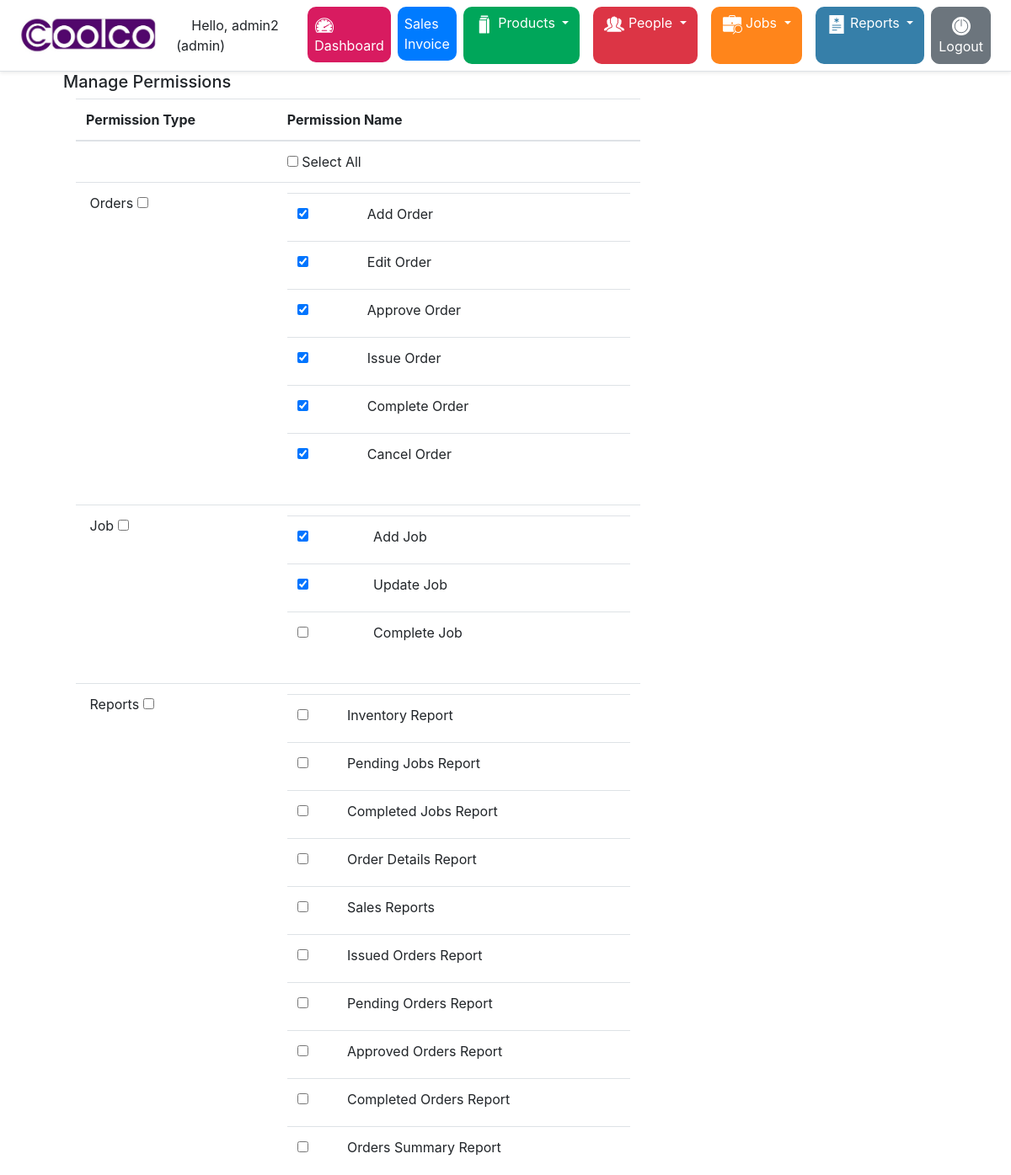
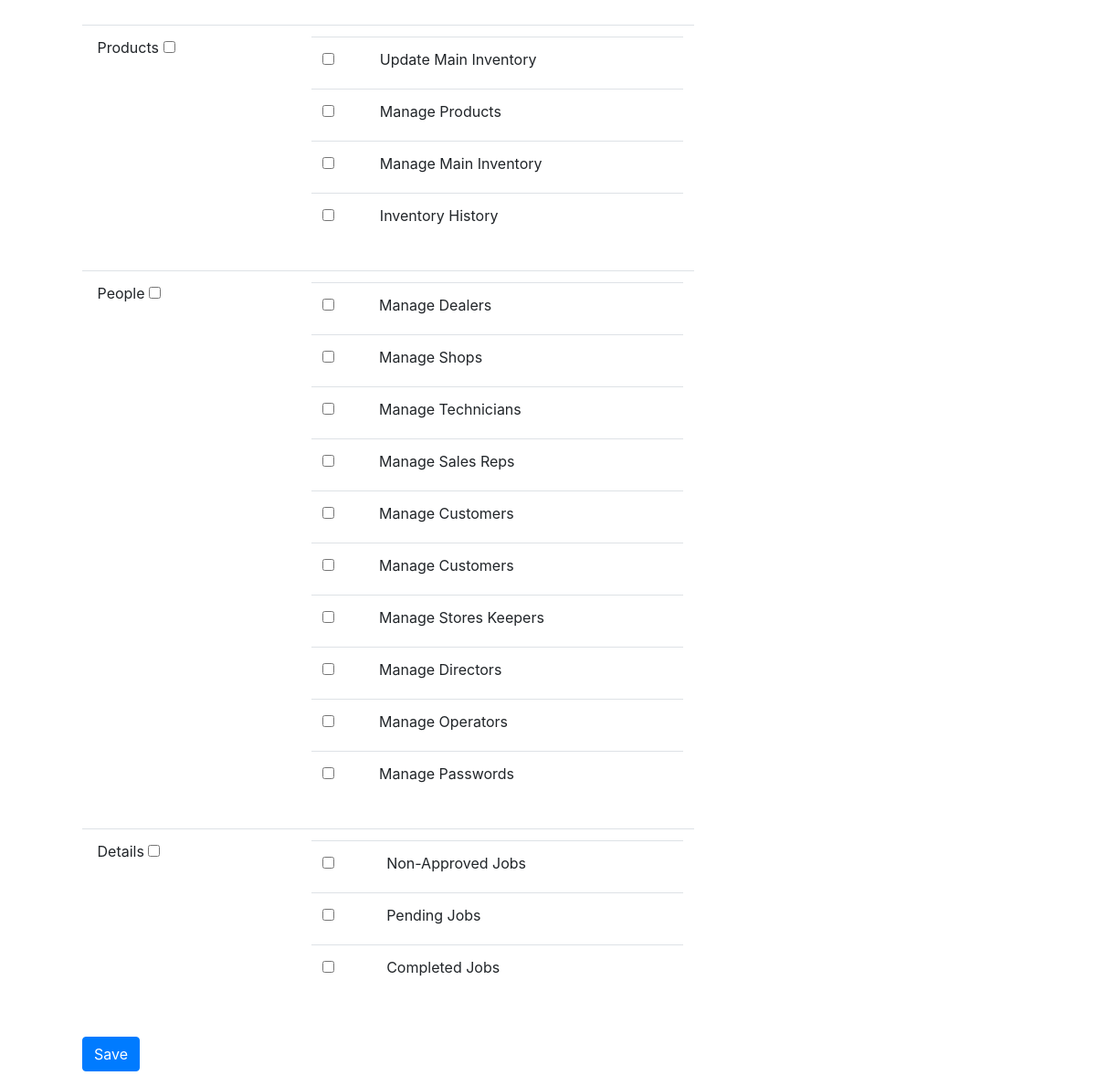
Page /addrole.php?role_id=1 (signed in) on the committed database (2 pictures, top to bottom).
### tables this page shows
CREATE TABLE `roles_permissions` (
  `role_id` int(11) NOT NULL,
  `perm_id` int(11) NOT NULL
);

CREATE TABLE `permissions` (
  `perm_id` int(11) NOT NULL,
  `perm_type` varchar(255) DEFAULT NULL,
  `perm_desc` varchar(255) NOT NULL
);

### addrole.php (the view, shortened to what this page needs)
<?php require_once "common/header.php" ?>
<?php require_once "common/nav.php" ?>
<?php
if (isset($_GET["role_id"])) {
    $roleId = $_GET["role_id"];
    $titlestring = "Manage Permissions";
?>
    <form method="post" id="udaraform" action="process/addpermission.inc.php">
        <div class="row">
            <div class="col-12">
                <h5><?php echo $titlestring ?></h5>
            </div>
        </div>
        <div class="form-group col-md-8 col-12">
            <?php
            $query = "SELECT *
                from permissions";
            $queryNew = "SELECT DISTINCT perm_type FROM permissions";
            $resultNew = $mysqli->query($queryNew);
            if ($result = $mysqli->query($query)) {
                $query1 = "SELECT * FROM roles_permissions WHERE role_id =$roleId";
                $result1 = $mysqli->query($query1);
            ?>
                <table class="table table-hover">
                    <thead>
                        <tr>
                            <th>Permission Type</th>
                            <th>Permission Name</th>
                        </tr>
                    </thead>
                    <tbody>
                        <tr>
                            <td></td>
                            <td>
                                <input type="checkbox" name="select-all" id="select-all" /> Select All<br />
                            </td>
                        </tr>
                        <?php while ($permissionType = $resultNew->fetch_object()) {
                            $item = $permissionType->perm_type;
                        ?>
                            <tr>
                                <td><label> &nbsp;<?php echo "$item"; ?></label>&nbsp;<input type="checkbox" id='<?php echo "$item"; ?>' /><br /></td>
                                <td>
                                    <table class="table">
                                        <?php
                                        $query2 = "SELECT * from permissions WHERE perm_type='$item'";
                                        $result2 = $mysqli->query($query2);
                                        while ($permission = $result2->fetch_object()) {
                                            $perm = $result1->fetch_object();
                                        ?>
                                            <tr>
                                                <td><input type='checkbox' class='<?php echo $item; ?>' id='perm_id' name='perm_id[]' value='<?php echo $permission->perm_id; ?>' <?php echo ($perm->perm_id == $permission->perm_id) ? 'checked' : ''; ?> /></td>
                                                <td><label><?php echo "$permission->perm_desc"; ?></label></td>
                                            </tr>
                                        <?php } ?>
                                    </table>
                                </td>
                            </tr>
                    <?php
                        }
                    }
                    ?>
                    </tbody>
                </table>
                <button class="btn btn-primary" id="submit" name="submit" type="submit">Save</button>
    </form>
    </div>
<?php } ?>

### rows in the picture
permissions: perm_desc "Add Order"
roles_permissions: perm_id "☑"
permissions: perm_desc "Edit Order"
roles_permissions: perm_id "☑"
permissions: perm_desc "Approve Order"
roles_permissions: perm_id "☑"
permissions: perm_desc "Issue Order"
roles_permissions: perm_id "☑"
permissions: perm_desc "Complete Order"
roles_permissions: perm_id "☑"
permissions: perm_desc "Cancel Order"
roles_permissions: perm_id "☑"
permissions: perm_desc "Add Job"
roles_permissions: perm_id "☑"
permissions: perm_desc "Update Job"
roles_permissions: perm_id "☑"
permissions: perm_desc "Complete Job"
permissions: perm_desc "Inventory Report"
permissions: perm_desc "Pending Jobs Report"
permissions: perm_desc "Completed Jobs Report"
permissions: perm_desc "Order Details Report"
permissions: perm_desc "Sales Reports"
permissions: perm_desc "Issued Orders Report"
permissions: perm_desc "Pending Orders Report"
permissions: perm_desc "Approved Orders Report"
permissions: perm_desc "Completed Orders Report"
permissions: perm_desc "Orders Summary Report"
permissions: perm_desc "Update Main Inventory"
permissions: perm_desc "Manage Products"
permissions: perm_desc "Manage Main Inventory"
permissions: perm_desc "Inventory History"
permissions: perm_desc "Manage Dealers"
permissions: perm_desc "Manage Shops"
permissions: perm_desc "Manage Technicians"
permissions: perm_desc "Manage Sales Reps"
permissions: perm_desc "Manage Customers"
permissions: perm_desc "Manage Customers"
permissions: perm_desc "Manage Stores Keepers"
permissions: perm_desc "Manage Directors"
permissions: perm_desc "Manage Operators"
permissions: perm_desc "Manage Passwords"
permissions: perm_desc "Non-Approved Jobs"
permissions: perm_desc "Pending Jobs"
permissions: perm_desc "Completed Jobs"

### other values in the picture
$_SESSION['fullname'] "admin2"
$_SESSION['usertype'] "admin"
$titlestring "Manage Permissions"
$item "Orders"
$item "Job"
$item "Reports"
$item "Products"
$item "People"
$item "Details"
